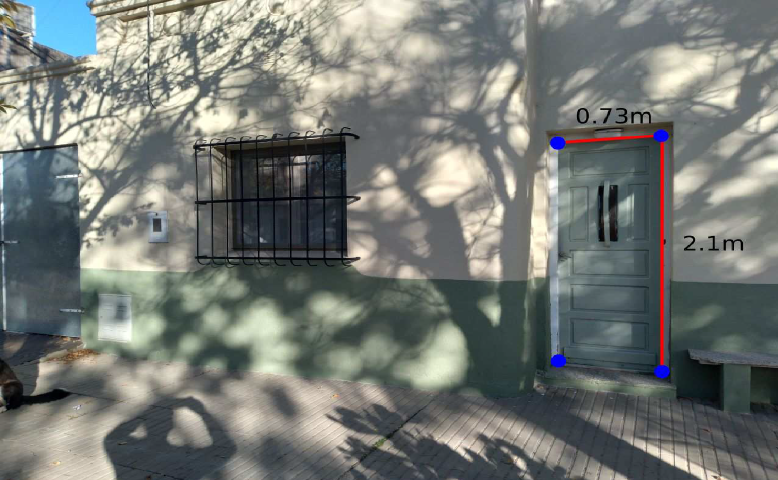
#> input picture Practico_9/casa.png, 1555 x 960 px (shown at 1/2 size)
$ python Practico_9.py
#> lines starting #> are read from the running program, lines starting #| are printed output that depends on the picture; after the words box and inside, x2 and y2 are one past the last pixel; in counts of white or black regions, pixels touching at a corner belong together
#> further down, imgIn is the input picture: shape (960, 1555, 3); mean B, G, R 116.9, 121.5, 117.5
import cv2
import numpy as np
from math import sqrt

#Dimensiones puertas:2.10m de alto por 0.73m de ancho, en pixeles da 1407-1192=215 pixeles para el ancho y para el largo 853-165=688
#lo que da 2.945 pixeles por cm en "x" y en "y" son 3.3 pixeles por cm

puntos=[] #Lista que contendra los tres puntos escogidos para mapear, cada posicion de la lista, sera una tupla de las coordenadas x e y
puntosRef=[[161, 243], [1530, 150], [1541, 842], [173, 707]]
imgOutP=0

def transformacionPerspectiva(scr):
	dst = np.float32([[0, 0], [scr.shape[1], 0],  [scr.shape[1],scr.shape[0]],[0, scr.shape[0]]])
	p=np.float32([[puntosRef[0]],[puntosRef[1]],[puntosRef[2]],[puntosRef[3]]])
	M=cv2.getPerspectiveTransform(p,dst)
	iO=cv2.warpPerspective(scr,M,(scr.shape[1],scr.shape[0])) #Imagen de salida de la trasformacion
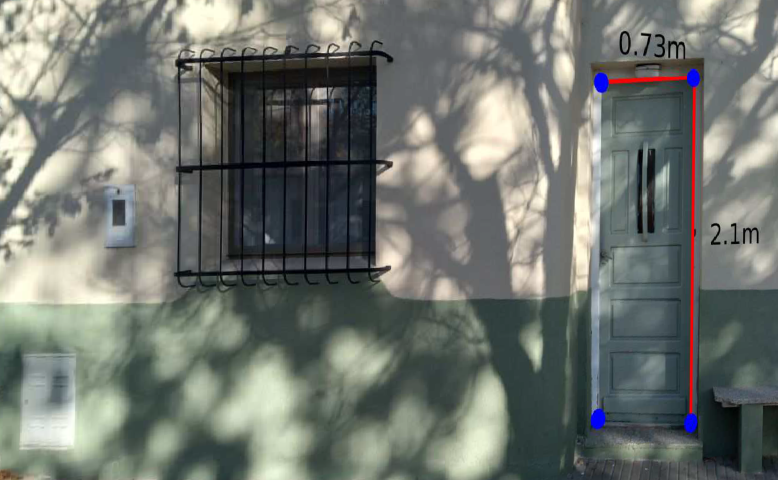
#> iO: shape (960, 1555, 3) (shown at 1/2 size); mean B, G, R 111.5, 117.8, 113
	return iO #Imagen perspectiva de la puerta

def medida(x1,y1,x2,y2):
	#medida en pixeles en x e y
	x = abs(x2-x1)
	y = abs(y2-y1)
	print(x)
	#Paso de px a metro
	x_m = (x/2.4931)/100
	y_m = (y/3.3)/100
	rta = round(sqrt((x_m**2) + (y_m**2)),2)
	return rta

def draw(event,x,y,flags,param):
	global ix,iy,imgOutP,guardar
	if event==cv2.EVENT_LBUTTONDOWN: #Clic izq
		ix,iy=x,y #Coordenadas iniciales del mouse
		if len(puntos)!=2:
			puntos.append([x,y])
			cv2.circle(imgOutP, (x, y), 7, (255,0,0), 2)
			print('x:',x)
			print('y',y)
		else:
			print("Ya no puede escoger mas puntos para mapear")
		if len(puntos)==2:
			cv2.line(imgOutP, (puntos[0][0],puntos[0][1]), (puntos[1][0],puntos[1][1]), (0,195,255))
			metros=medida(puntos[0][0],puntos[0][1],puntos[1][0],puntos[1][1])
			cv2.putText( imgOutP , str(metros)+"mt", (x+20, y+20), cv2.FONT_HERSHEY_SIMPLEX, 0.6, (0,195,255), 2 , cv2.LINE_AA)
			guardar=True
			for i in range(0,len(puntos)): puntos.pop() #Elimino todos los puntos

imgIn=cv2.imread('casa.png',1) #Leo la imagen de entrada
guardar=True #Bandera para indicar si se puede o no guardar
ix,iy=-1,-1


imgOutP=transformacionPerspectiva(imgIn) #Genero la matriz para trasformar
cv2.imwrite('Resultado.jpg',imgOutP)

cv2.line(imgOutP, (152,710), (149,895), (0,195,255))
#> imgOutP: shape (960, 1555, 3); 0.01% of pixels changed, all inside (x1, y1, x2, y2) = (149, 710, 153, 896)
metros=medida(152,710,149,895)
cv2.putText( imgOutP , str(metros)+"mt", (162, 775), cv2.FONT_HERSHEY_SIMPLEX, 0.6, (0,195,255), 2 , cv2.LINE_AA)

cv2.line(imgOutP, (1383,847), (1198,838), (0,195,255))
#> imgOutP: shape (960, 1555, 3); mean B, G, R 111.5, 117.8, 113.1
metros=medida(1383,847,1198,838)
cv2.putText( imgOutP , str(metros)+"mt", (1253, 838), cv2.FONT_HERSHEY_SIMPLEX, 0.6, (0,195,255), 2 , cv2.LINE_AA)
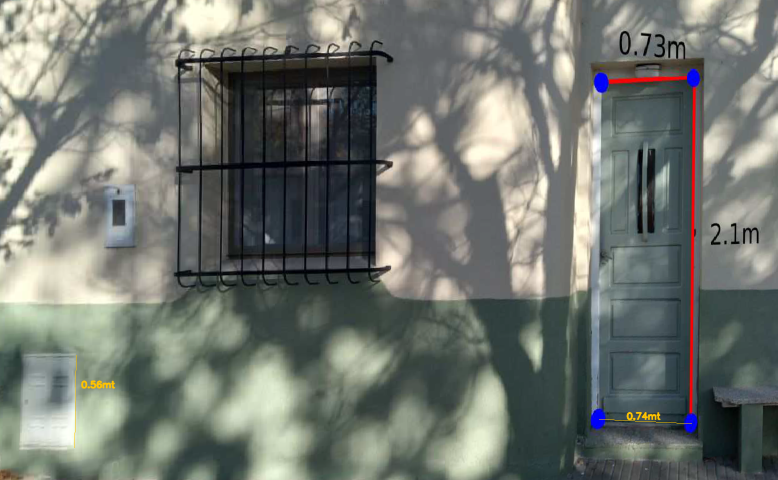
#> imgOutP: shape (960, 1555, 3) (shown at 1/2 size); mean B, G, R 111.4, 117.9, 113.1

cv2.namedWindow('imagen')
cv2.setMouseCallback('imagen',draw) #Metodo de mouse

while(1):
	cv2.imshow('imagen',imgOutP)
	k=cv2.waitKey (1)&0xFF
#> (key q is pressed here)
	if k==ord('h') and guardar==True: #Aplico Transformacion euclidiana y guardo imagen
		pass
	elif k==ord('r'): #Restaurar
		imgOutP=cv2.imread('Resultado.jpg',1)
		print("Imagen Restaurada")
	elif k==27 or k==ord('q'): #Salir
		break

cv2.destroyAllWindows()
